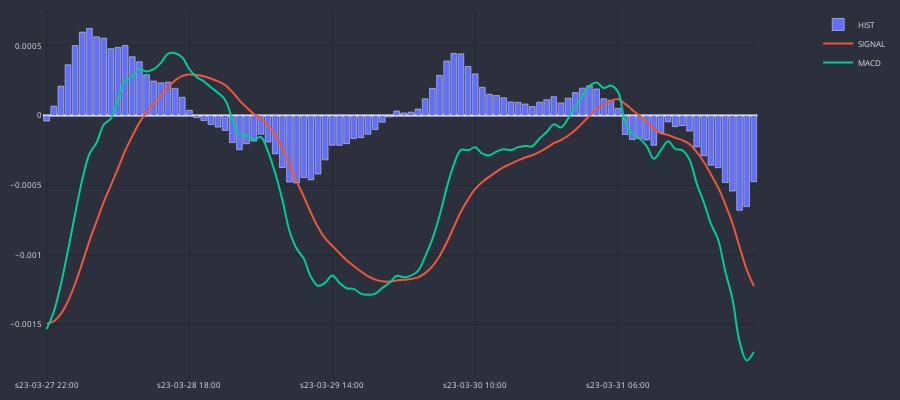

The code cell stored with this chart in its notebook:
### Code cell
cp = CandlePlot(dfp, candles=False)
cp.fig.add_trace(go.Bar(
    x=cp.df_plot.sTime,
    y=cp.df_plot.HIST,
    name="HIST"
))
cp.show_plot(line_traces=['SIGNAL', 'MACD'], sec_traces=[])
